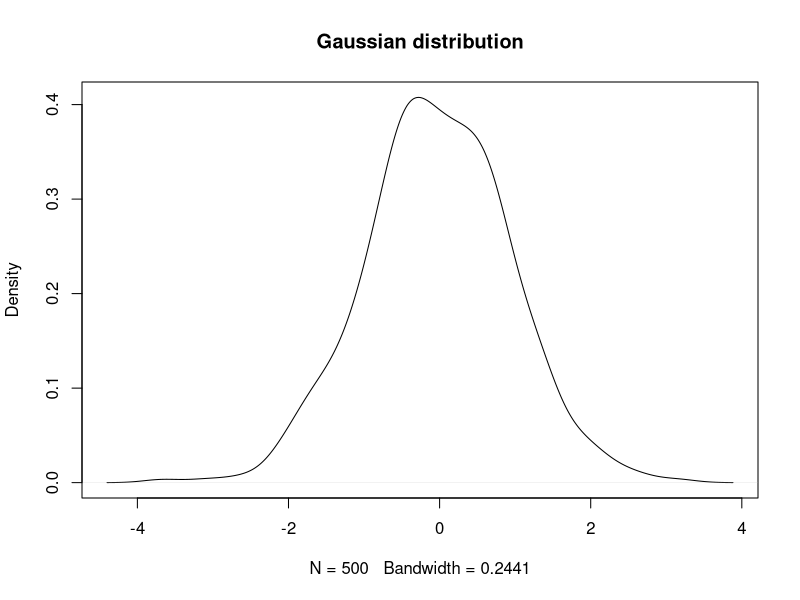

Write the R code that produced this figure.
## ---- chunk 1
knitr::opts_chunk$set(
	echo = TRUE,
	message = FALSE,
	warning = FALSE
)
## ---- chunk 2
x<-rnorm(500)
plot(density(x), main = "Gaussian distribution")
## ---- chunk 3
library(mgcv)
library(lme4)

data<-read.table("data/10_data_threat.txt", 
                     header=TRUE, 
                     sep="\t",
                     dec=",",
                     na.strings="NA")
attach(data)
head(data)
## ---- chunk 4
sessionInfo()
